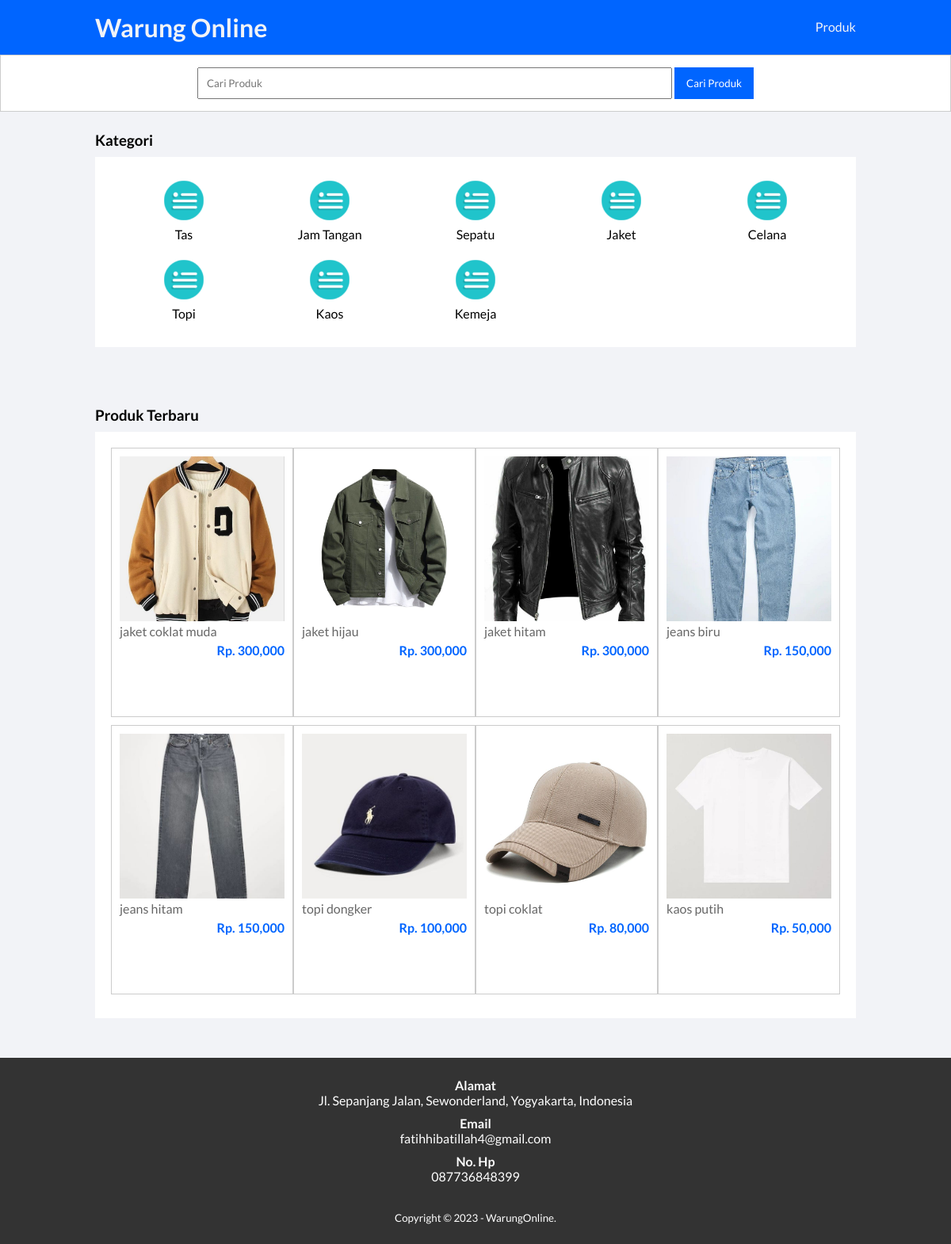
The page / on the database its author committed.
### tables this page shows
CREATE TABLE `tb_kategori` (
  `category_id` int(11) NOT NULL,
  `category_name` varchar(25) NOT NULL
);

CREATE TABLE `tb_product` (
  `product_id` int(11) NOT NULL,
  `category_id` int(11) NOT NULL,
  `product_name` varchar(100) NOT NULL,
  `product_price` int(11) NOT NULL,
  `product_description` text NOT NULL,
  `product_images` varchar(100) NOT NULL,
  `product_status` tinyint(1) NOT NULL,
  `date_created` timestamp NOT NULL DEFAULT current_timestamp()
);

### connect.php (called while the page is built, shortened)
<?php
class database{
	private $hostname = "localhost";
	private $username = "root";
	private $password = "";
	private $dbname = "warung_online";
	private $koneksi = "";
	public function __construct(){
		$this->koneksi = mysqli_connect($this->hostname, $this->username, $this->password,$this->dbname);
	}
	public function getConnection() {
        return $this->koneksi;
	}
}
class AdminClass extends database{
	public function tampil_kontak(){
		$kontak = mysqli_query($this->getConnection(), "SELECT * FROM tb_admin WHERE admin_id = 1");
		return $kontak;
	}
}
class CategoryClass extends database{
	public function tampil_kategori(){
		$tampil  = mysqli_query($this->getConnection(), "SELECT * FROM tb_kategori ORDER BY category_id DESC");
		return $tampil;
	}
}
class Customer extends database{
	public function produk_beranda(){
		$tampil = mysqli_query($this->getConnection(), "SELECT * FROM tb_product WHERE product_status = 1 ORDER BY product_id DESC LIMIT 8");
		return $tampil;
	}
}
?>

### index.php (the view, shortened to what this page needs)
<?php
    include 'connect.php';
    $kontak = new AdminClass;
    $a = mysqli_fetch_object($kontak->tampil_kontak());
?>
<!DOCTYPE html>
<html lang="en">
<head>
    <link rel="stylesheet" type="text/css" href="css/style.css">
</head>
<body>
    <header>
        <div class="container">
            <h1><a href="index.php">Warung Online</h1>
            <ul>
                <li><a href="produk.php">Produk</a></li>
            </ul>
        </div>
    </header>
    <div class="search">
		<div class="container">
			<form action="produk.php">
				<input type="text" name="search" placeholder="Cari Produk">
				<input type="submit" name="cari" value="Cari Produk">
			</form>
		</div>
	</div>
    <div class="section">
        <div class="container">
            <h3>Kategori</h3>
            <div class="box">
                <?php
                    $kat = new CategoryClass();
                    $kategori = $kat->tampil_kategori();
                    if(mysqli_num_rows($kategori) > 0){
                        while($k = mysqli_fetch_array($kategori)){
                ?>
                    <a href="produk.php?kat=<?php echo $k['category_id'] ?>" >
                        <div class="col-5">
                            <img src="img/category-icon2.png" width="50px" style="margin-bottom:5px;">
                            <p><?php echo $k['category_name'] ?></p>
                        </div>
                    </a>
                <?php }}else{ ?>
                    <p>Kategori tidak ada</p>
                <?php } ?>
            </div>
        </div>
    </div>
    <div class="section">
        <div class="container">
            <h3>Produk Terbaru</h3>
            <div class="box">
                <?php
                    $pro = new Customer();
                    $produk = $pro->produk_beranda();
                    if(mysqli_num_rows($produk) > 0){
                        while($p = mysqli_fetch_array($produk)){
                ?>
                    <a href="detail-produk.php?id=<?php echo $p['product_id'] ?>">
                        <div class="col-4">
                            <img src="produk/<?php echo $p['product_images'] ?>">
                            <p class="nama"><?php echo substr($p['product_name'], 0, 30) ?></p>
                            <p class="harga">Rp. <?php echo number_format($p['product_price']) ?></p>
                        </div>
                    </a>
                <?php }}else{ ?>
                    <p>Produk tidak ada</p>
                <?php } ?>
            </div>
        </div>
    </div>
    <div class="footer">
        <div class="container">
            <h4>Alamat</h4>
            <p><?php echo $a->admin_address ?></p>
            <h4>Email</h4>
            <p><?php echo $a->admin_email ?></p>
            <h4>No. Hp</h4>
            <p><?php echo $a->admin_telp ?></p>
            <small>Copyright &copy; 2023 - WarungOnline.</small>
        </div>
    </div>
</body>
</html>

### css/style.css (style rules this page uses)
* { padding:0; margin:0; font-family: 'Lato', sans-serif; }
* { color: inherit; text-decoration: none; }
body { background-color: #f2f3f7; }
header { background-color: #0065ff; color: #f2f3f7; }
header h1 { float: left; padding: 15px 0; }
header ul { float: right; }
header ul li { display: inline-block; }
header ul li a { padding: 20px 0 20px 15px; display: inline-block; }
.container { width: 80%; margin: auto; }
.container:after { content: ''; display:block; clear:both; }
.section { padding: 25px 0; }
.box { background-color: #fff; border: none; padding: 20px ; box-sizing: border-box; margin: 10px 0 25px 0; }
.box:after { content: ''; display: block; clear: both; }
.search { padding: 15px 0; background-color: #fff; border:1px solid #ccc; text-align: center; }
.search input[type=text] { width: 60%; padding: 10px; }
.search input[type=submit] { padding: 12px 15px; background-color: #0065ff; color: #fff; border: none; cursor: pointer; }
.col-5 { width: 20%; height: 100px; text-align: center; float: left; padding: 10px; box-sizing: border-box; }
.col-4 { width: 25%; height: 340px; border: 1px solid #ccc; float: left; padding: 10px; box-sizing: border-box; margin-bottom: 10px; }
.col-4 img { width: 100%; }
.col-4 .nama { color: #666; margin-bottom: 5px; }
.col-4 .harga { font-weight: bold; color: #0065ff; float: right; }
.footer { padding: 25px 0; background-color: #333; color: #fff; text-align: center; }
.footer p { margin-bottom: 10px; }
.footer small { margin-top: 25px; display: inline-block; }

### rows shown on the page
tb_kategori: category_name "Tas"
tb_kategori: category_name "Jam Tangan"
tb_kategori: category_name "Sepatu"
tb_kategori: category_name "Jaket"
tb_kategori: category_name "Celana"
tb_kategori: category_name "Topi"
tb_kategori: category_name "Kaos"
tb_kategori: category_name "Kemeja"
tb_product: product_images (picture), product_name "jaket coklat muda", product_price "300,000"
tb_product: product_images (picture), product_name "jaket hijau", product_price "300,000"
tb_product: product_images (picture), product_name "jaket hitam", product_price "300,000"
tb_product: product_images (picture), product_name "jeans biru", product_price "150,000"
tb_product: product_images (picture), product_name "jeans hitam", product_price "150,000"
tb_product: product_images (picture), product_name "topi dongker", product_price "100,000"
tb_product: product_images (picture), product_name "topi coklat", product_price "80,000"
tb_product: product_images (picture), product_name "kaos putih", product_price "50,000"

### other values the page prints
$a->admin_address "Jl. Sepanjang Jalan, Sewonderland, Yogyakarta, Indonesia"
$a->admin_email "fatihhibatillah4@gmail.com"
$a->admin_telp "087736848399"
